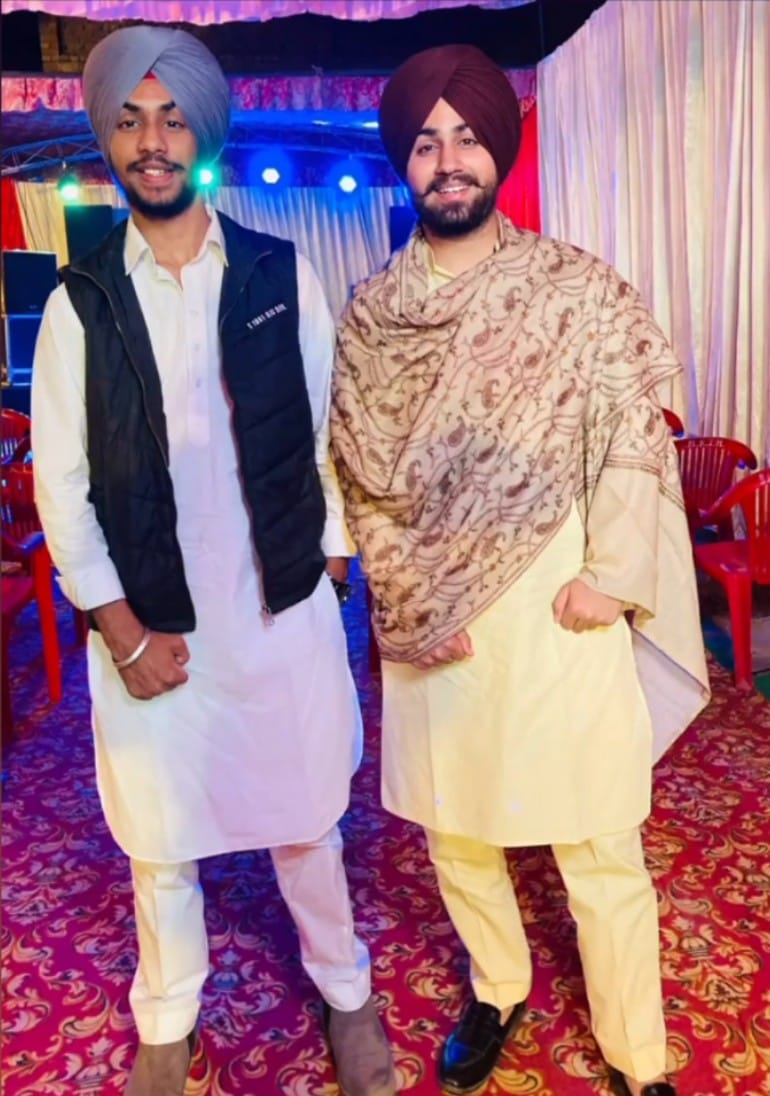
#> input picture abc.jpg, 770 x 1096 px
$ python histogram.py
#> lines starting #> are read from the running program, lines starting #| are printed output that depends on the picture; after the words box and inside, x2 and y2 are one past the last pixel; in counts of white or black regions, pixels touching at a corner belong together
import cv2 as cv
import matplotlib.pyplot as plt
import numpy as np

img = cv.imread('abc.jpg')
#> img is the input picture: shape (1096, 770, 3); mean B, G, R 131.5, 116.4, 157.1
cv.imshow('Image', img)

blank = np.zeros(img.shape[:2], dtype='uint8')

# gray = cv.cvtColor(img, cv.COLOR_BGR2GRAY)
# cv.imshow('Gray', gray)

mask = cv.circle(blank, (img.shape[1]//2,img.shape[0]//2), 100, 255, -1)
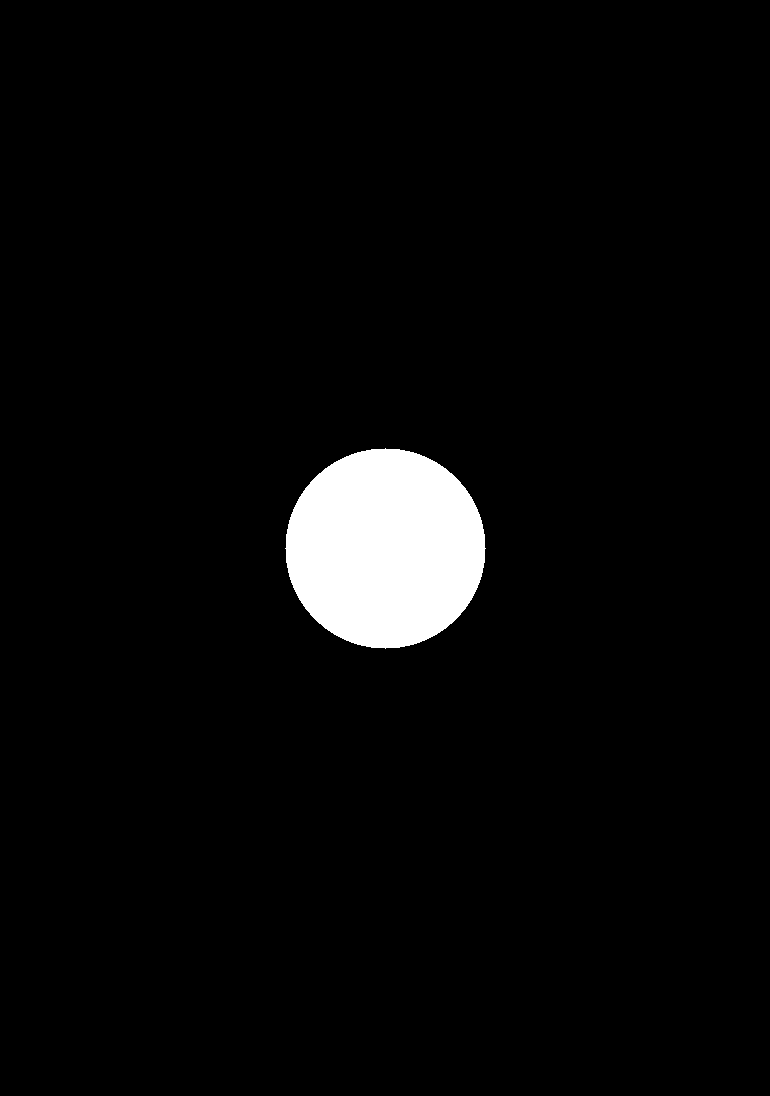
#> blank: shape (1096, 770); 3.7% white; 1 white region, box (x1, y1, x2, y2) and area: (285, 448, 486, 649) 31417

masked = cv.bitwise_and(img,img,mask=mask)
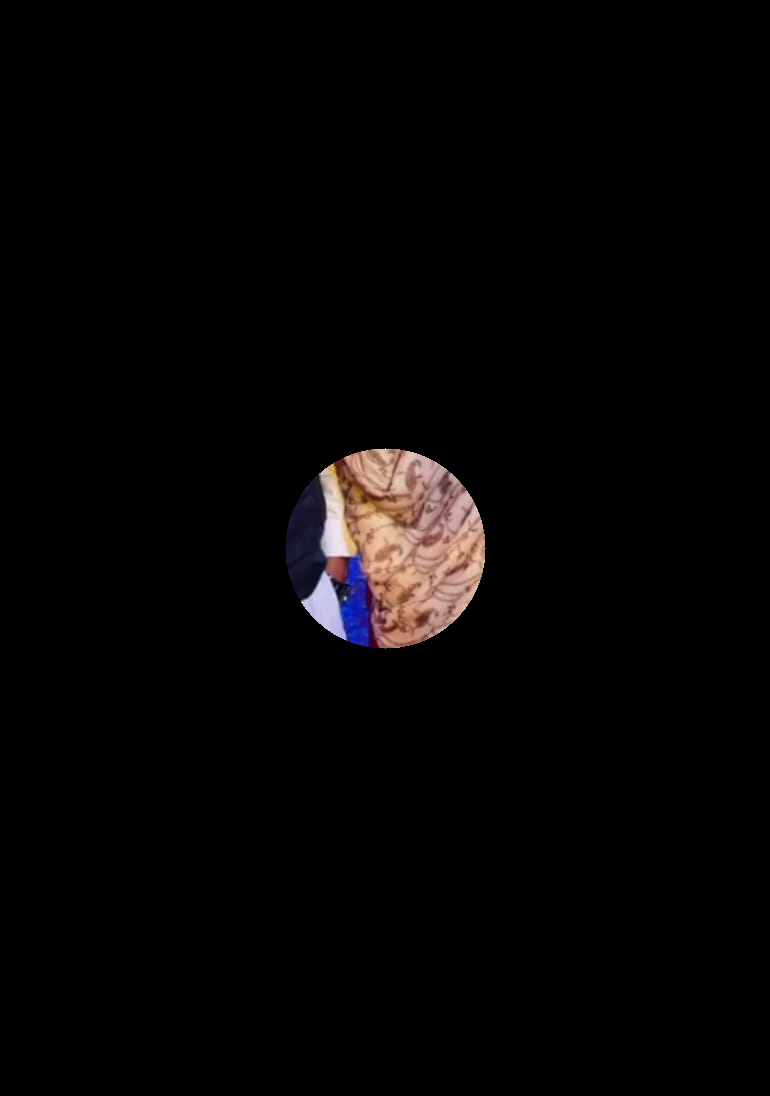
#> masked: shape (1096, 770, 3); mean B, G, R 4.4, 4.4, 5.7
cv.imshow('Mask', masked)

# [12 lines of commented-out code are left out]

plt.figure()
plt.title('Colour Histogram')
plt.xlabel('Bins')
plt.ylabel('# of pixels')
colors = ('b', 'g', 'r')
for i,col in enumerate(colors):
    hist = cv.calcHist([img], [i], mask, [256], [0,256])
    plt.plot(hist, color=col)
    plt.xlim([0,256])

plt.show()
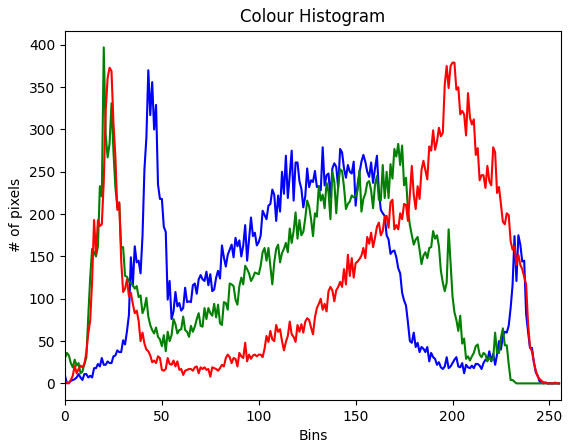
#> figure drawn by matplotlib, 1 panel; curve peaks at x = 43, y = 370; curve peaks at x = 20, y = 397; curve peaks at x = 200, y = 379

cv.waitKey(0)

$ run again, with cat.jpg copied over abc.jpg
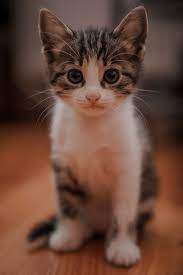
#> input picture cat.jpg, 183 x 275 px
#> img is the input picture: shape (275, 183, 3); mean B, G, R 57.3, 70.6, 104.7
#> `mask = cv.circle(blank, (img.shape[1]//2,img.shape[0]//2), 100, 255, -1)`:
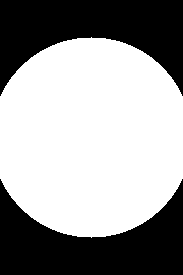
#> blank: shape (275, 183); 60.6% white; 2 black regions, box (x1, y1, x2, y2) and area: (0, 0, 183, 96) 9913, (0, 179, 183, 275) 9913
#> `plt.show()`:
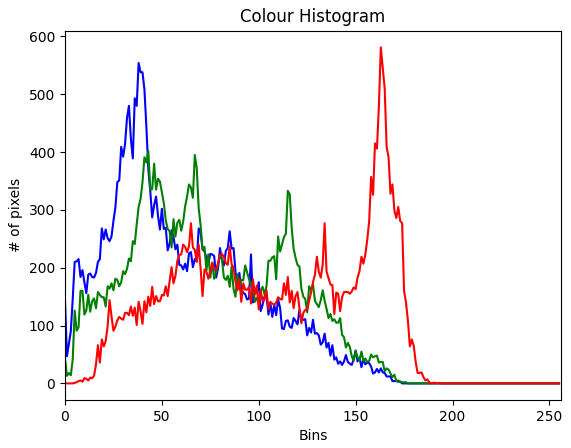
#> figure drawn by matplotlib, 1 panel; curve peaks at x = 38, y = 554; curve peaks at x = 43, y = 402; curve peaks at x = 163, y = 581

$ run again, with dubai.jpg copied over abc.jpg
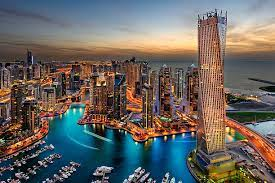
#> input picture dubai.jpg, 275 x 183 px
#> img is the input picture: shape (183, 275, 3); mean B, G, R 97.2, 100.6, 104.2
#> `mask = cv.circle(blank, (img.shape[1]//2,img.shape[0]//2), 100, 255, -1)`:
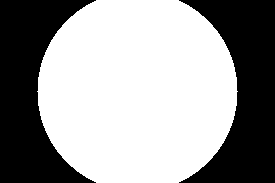
#> blank: shape (183, 275); 60.6% white; 2 black regions, box (x1, y1, x2, y2) and area: (0, 0, 96, 183) 9913, (179, 0, 275, 183) 9913
#> `plt.show()`:
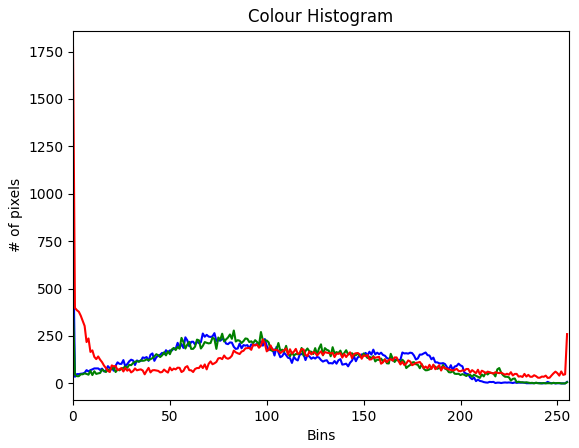
#> figure drawn by matplotlib, 1 panel; curve peaks at x = 0, y = 795; curve peaks at x = 0, y = 385; curve peaks at x = 0, y = 1772
